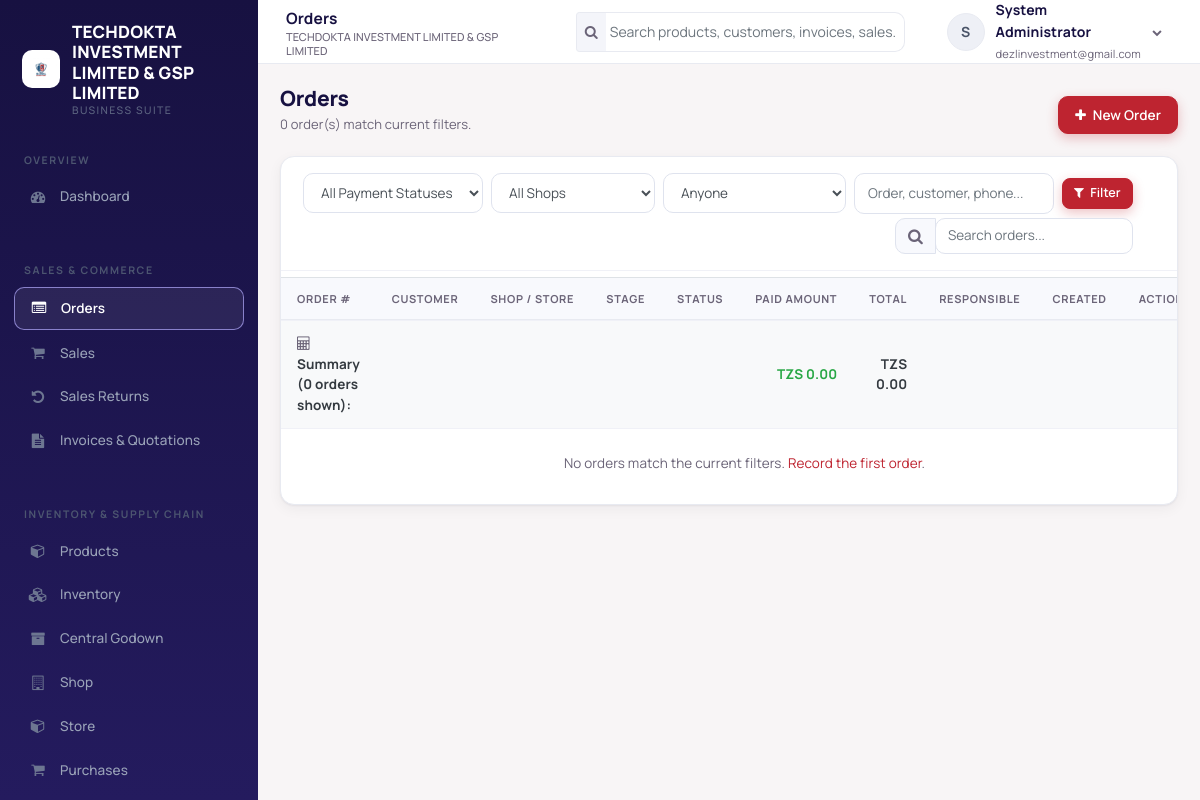
Screenshot of /orders.php (signed in) with the database file from the repository.
### tables this page shows
CREATE TABLE `users` (
  `user_id` int(10) UNSIGNED NOT NULL,
  `tenant_id` int(10) UNSIGNED NOT NULL,
  `username` varchar(100) NOT NULL,
  `email` varchar(191) NOT NULL,
  `password_hash` varchar(255) NOT NULL,
  `first_name` varchar(100) NOT NULL,
  `last_name` varchar(100) NOT NULL,
  `phone` varchar(50) DEFAULT NULL,
  `is_active` tinyint(1) NOT NULL DEFAULT 1,
  `last_login` datetime DEFAULT NULL,
  `created_at` timestamp NOT NULL DEFAULT current_timestamp()
);

### orders.php (the view, shortened to what the rows shown need)
<?php
require_once 'auth_check.php';
$page_title = 'Orders';
require_once 'header.php';
require_once 'navbar.php';
require_once 'sidebar.php';
?>
<div class="page-head">
    <div>
        <h1 class="page-title">Orders</h1>
    </div>
</div>
<div class="card">
    <div class="card-body p-0">
        <div class="table-responsive">
            <table class="table table-hover data-table" id="ordersTable">
                <thead>
                    <tr>
                        <th>Order #</th><th>Customer</th><th>Shop / Store</th><th>Stage</th>
                        <th>Status</th><th class="text-right">Paid Amount</th><th class="text-right">Total</th><th>Responsible</th><th>Created</th><th class="text-right">Actions</th>
                    </tr>
                </thead>
            </table>
        </div>
    </div>
</div>
<?php require_once 'footer.php'; ?>

### navbar.php (shortened to what the rows shown need)
<div class="app-main">
    <header class="topbar">
        <div class="topbar-title"><?php echo isset($page_title) ? e($page_title) : e(system_title()); ?><small><?php echo e(system_title()); ?></small></div>
        <div class="dropdown">
            <a href="#" class="user-menu" data-toggle="dropdown">
                <span class="avatar"><?php echo e(strtoupper(substr($current_user->first_name, 0, 1))); ?></span>
                <span class="hide-xs"><strong><?php echo e($current_user->fullName()); ?></strong><br><small class="text-muted"><?php echo e($current_user->email); ?></small></span>
                <i class="fa fa-chevron-down hide-xs" style="font-size:10px;color:var(--text-muted)"></i>
            </a>
        </div>
    </header>
    <main class="app-content">

### sidebar.php (shortened to what the rows shown need)
<aside class="sidebar" id="sidebar">
    <div class="sidebar-brand">
        <?php $sidebar_logo = system_logo_path(); ?>
        <?php if ($sidebar_logo !== ''): ?>
            <img src="<?php echo e($sidebar_logo); ?>" alt="" class="sidebar-logo">
        <?php endif; ?>
        <div class="brand-text"><?php echo e(system_title()); ?><small>Business Suite</small></div>
    </div>
</aside>

### rows the page displays
users: tenant "TECHDOKTA INVESTMENT LIMITED & GSP LIMITED", first_name "S", $current_user->fullName() "System Administrator", email "dezlinvestment@gmail.com"

### other values shown
$page_title "Orders"
count($orders) "0"
